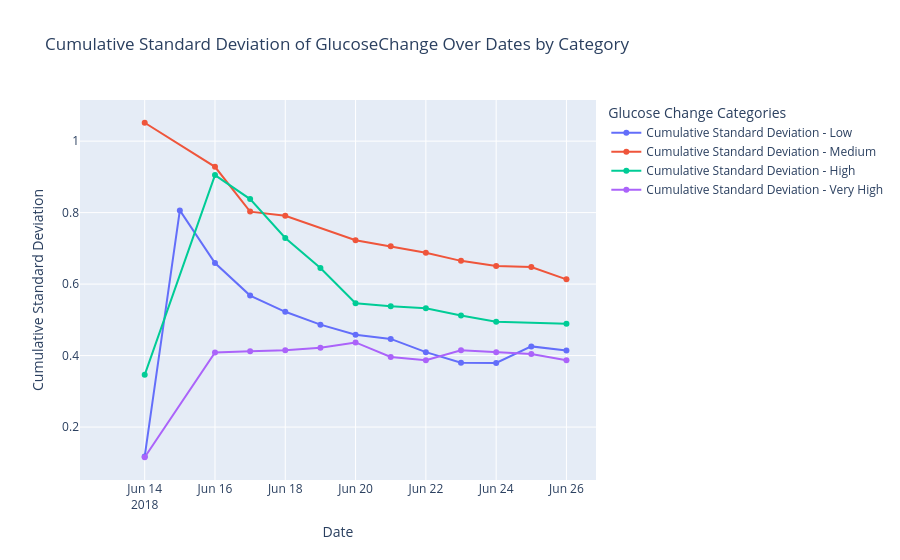

The code cell stored with this chart in its notebook:
### Code cell
def plot_multiple_cumulative_std(data_dict):
    fig = go.Figure()
    
    for label, data in data_dict.items():
        unique_dates = sorted(data['Timestamp'].dt.date.unique())
        cumulative_std = []
        
        for i in range(len(unique_dates)):
            current_data = data[data['Timestamp'].dt.date <= unique_dates[i]]
            std = current_data['GlucoseChange'].std()
            cumulative_std.append(std)
        
        fig.add_trace(go.Scatter(
            x=unique_dates,
            y=cumulative_std,
            mode='lines+markers',
            name=f'Cumulative Standard Deviation - {label}'
        ))
    
    fig.update_layout(
        title="Cumulative Standard Deviation of GlucoseChange Over Dates by Category",
        xaxis_title="Date",
        yaxis_title="Cumulative Standard Deviation",
        legend_title="Glucose Change Categories"
    )
    
    fig.show()
data_dict = {
    "Low": actgluco_low,
    "Medium": actgluco_medium,
    "High": actgluco_high,
    "Very High": actgluco_very_high
}

plot_multiple_cumulative_std(data_dict)

### Figure 1 — Plotly figure (JSON) as saved in the notebook; plotly's stock layout.template omitted (floating-point values rounded to 4 significant figures)
{"data": [{"mode": "lines+markers", "name": "Cumulative Standard Deviation - Low", "type": "scatter", "x": ["2018-06-13", "2018-06-14", "2018-06-15", "2018-06-16", "2018-06-17", "2018-06-18", "2018-06-19", "2018-06-20", "2018-06-21", "2018-06-22", "2018-06-23", "2018-06-24", "2018-06-25", "2018-06-26"], "y": [null, 0.1177, 0.8062, 0.659, 0.5679, 0.5225, 0.4866, 0.4585, 0.4467, 0.4095, 0.3797, 0.3793, 0.4257, 0.4143]}, {"mode": "lines+markers", "name": "Cumulative Standard Deviation - Medium", "type": "scatter", "x": ["2018-06-14", "2018-06-16", "2018-06-17", "2018-06-18", "2018-06-20", "2018-06-21", "2018-06-22", "2018-06-23", "2018-06-24", "2018-06-25", "2018-06-26"], "y": [1.051, 0.9282, 0.8028, 0.7911, 0.7229, 0.7062, 0.6879, 0.665, 0.6505, 0.6478, 0.6133]}, {"mode": "lines+markers", "name": "Cumulative Standard Deviation - High", "type": "scatter", "x": ["2018-06-13", "2018-06-14", "2018-06-16", "2018-06-17", "2018-06-18", "2018-06-19", "2018-06-20", "2018-06-21", "2018-06-22", "2018-06-23", "2018-06-24", "2018-06-26"], "y": [null, 0.3462, 0.905, 0.8379, 0.7292, 0.645, 0.5465, 0.5381, 0.5321, 0.5121, 0.4949, 0.489]}, {"mode": "lines+markers", "name": "Cumulative Standard Deviation - Very High", "type": "scatter", "x": ["2018-06-14", "2018-06-16", "2018-06-17", "2018-06-18", "2018-06-19", "2018-06-20", "2018-06-21", "2018-06-22", "2018-06-23", "2018-06-24", "2018-06-25", "2018-06-26"], "y": [0.1155, 0.4088, 0.4121, 0.4151, 0.4216, 0.4367, 0.3962, 0.3873, 0.415, 0.4094, 0.4047, 0.3869]}], "layout": {"legend": {"title": {"text": "Glucose Change Categories"}}, "title": {"text": "Cumulative Standard Deviation of GlucoseChange Over Dates by Category"}, "xaxis": {"title": {"text": "Date"}}, "yaxis": {"title": {"text": "Cumulative Standard Deviation"}}}}
